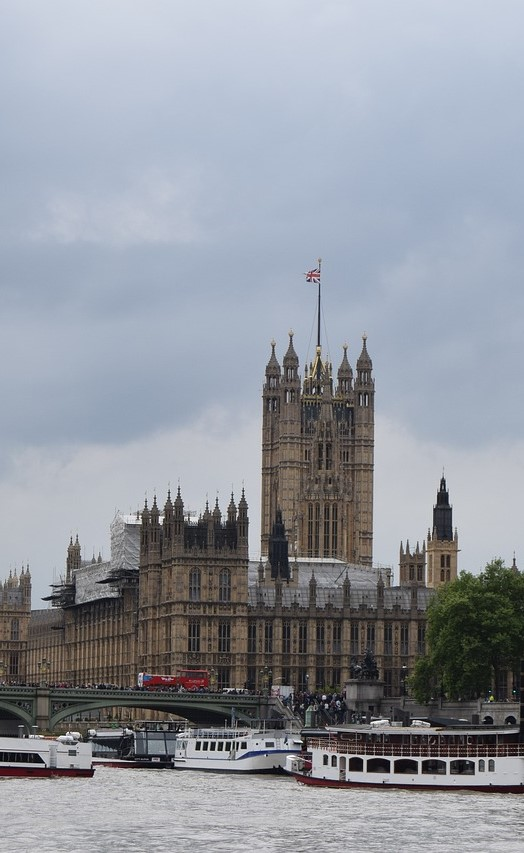
#> input picture LAB_4/datasets/img2.jpg, 524 x 853 px
$ python test.py
#> lines starting #> are read from the running program, lines starting #| are printed output that depends on the picture
import cv2
import numpy as np


def warpImages(img1, img2, H):
    rows1, cols1 = img1.shape[:2]
    rows2, cols2 = img2.shape[:2]
    listPoints1 = np.float32([[0, 0], [0, rows1], [cols1, rows1], [cols1, 0]]).reshape(
        -1, 1, 2
    )
    tempPoints2 = np.float32([[0, 0], [0, rows2], [cols2, rows2], [cols2, 0]]).reshape(
        -1, 1, 2
    )
    listPoints2 = cv2.perspectiveTransform(tempPoints2, H)
    listPoints = np.concatenate((listPoints1, listPoints2), axis=0)
    [xMin, yMin] = np.int32(listPoints.min(axis=0).ravel() - 0.5)
    [xMax, yMax] = np.int32(listPoints.max(axis=0).ravel() + 0.5)
    translationDist = [-xMin, -yMin]
    HTranslation = np.array(
        [[1, 0, translationDist[0]], [0, 1, translationDist[1]], [0, 0, 1]]
    )
    output_img = cv2.warpPerspective(
        img2, HTranslation.dot(H), (xMax - xMin, yMax - yMin)
    )
    output_img[
        translationDist[1] : rows1 + translationDist[1],
        translationDist[0] : cols1 + translationDist[0],
    ] = img1
    return output_img


def stitchImages(img1, img2):
    # Detect keypoints
    orb = cv2.ORB_create()
    keypoints1, descriptors1 = orb.detectAndCompute(img1, None)
    keypoints2, descriptors2 = orb.detectAndCompute(img2, None)
    bf = cv2.BFMatcher(cv2.NORM_L2, crossCheck=False)
    # Find best matches
    matches = bf.match(descriptors1, descriptors2)
    matches = sorted(matches, key=lambda x: x.distance)

    matches = bf.knnMatch(descriptors1, descriptors2, k=2)

    # Filter good matches
    good_matches = []
    for m, n in matches:
        if m.distance < 0.9 * n.distance:
            good_matches.append(m)

    if len(good_matches) < 4:
        print("Not enough good matches found.")
        return None
    # Match keypoints
    src_pts = np.float32([keypoints1[m.queryIdx].pt for m in good_matches]).reshape(
        -1, 1, 2
    )
    dst_pts = np.float32([keypoints2[m.trainIdx].pt for m in good_matches]).reshape(
        -1, 1, 2
    )

    # Calculate homography matrix
    H, _ = cv2.findHomography(src_pts, dst_pts, cv2.RANSAC, 5.0)

    # Make the function resistant to outliers

    # Warp perspective of the second image
    result = warpImages(img1, img2, H)
    return result


# Load images
img1 = cv2.imread("datasets/img2.jpg")
#> img1 is the input picture: shape (853, 524, 3); mean B, G, R 158.8, 150.2, 145.7


img2 = cv2.imread("datasets/img1.jpg")
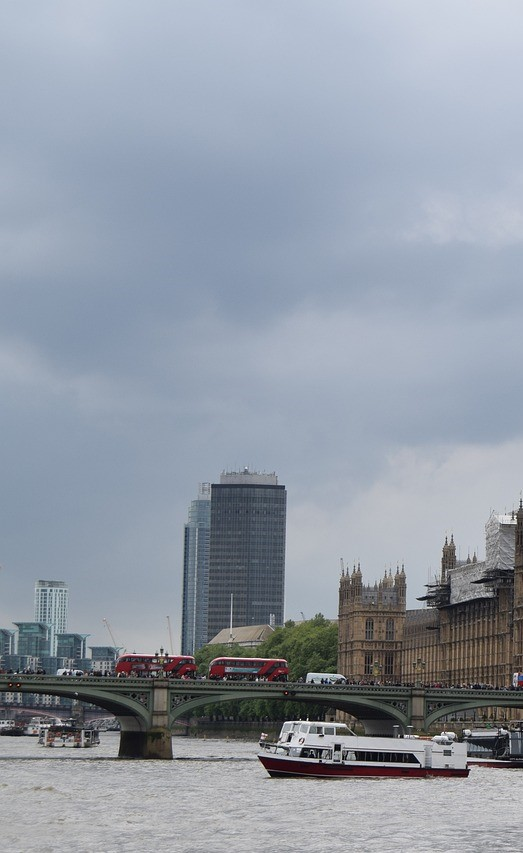
#> input picture LAB_4/datasets/img1.jpg, 523 x 853 px
#> img2 is the input picture: shape (853, 523, 3); mean B, G, R 165.5, 153.8, 145.7

panorama = stitchImages(img1, img2)
#> in stitchImages, `keypoints1, descriptors1 = orb.detectAndCompute(img1, None)`: keypoints1 = 500 keypoints; strongest (x, y, size): (242, 745, 37.2), (180, 730, 31), (222, 742, 31), (227, 742, 31)
#> in stitchImages, `keypoints2, descriptors2 = orb.detectAndCompute(img2, None)`: keypoints2 = 500 keypoints; strongest (x, y, size): (307, 719, 31), (289, 741, 31), (304, 720, 31), (321, 735, 31)
#> in stitchImages, `matches = bf.match(descriptors1, descriptors2)`: matches = 500 matches
#> after the loop in stitchImages, `for m, n in matches:`: good_matches = 115 matches
#> in stitchImages, `src_pts = np.float32([keypoints1[m.queryIdx].pt for m in good_matches]..`: src_pts = 115 rows, first 8: [92, 762], [343, 757], [196, 749], [349, 759], [482, 760], [245, 742], [64, 734], [94, 769]
#> in stitchImages, `dst_pts = np.float32([keypoints2[m.trainIdx].pt for m in good_matches]..`: dst_pts = 115 rows, first 8: [467, 762], [41, 728], [278.2, 739.6], [259.2, 756], [468.3, 763.8], [41, 722], [439, 734], [469, 769]
#> in stitchImages, `H, _ = cv2.findHomography(src_pts, dst_pts, cv2.RANSAC, 5.0)`: H = [[1.16, -0.0367, 374.9], [0.345, 0.898, 24.28], [0.00046, -9.26e-05, 1]]
#> in warpImages, `listPoints2 = cv2.perspectiveTransform(tempPoints2, H)`: listPoints2 = [[374.9, 24.28], [373, 858.3], [818.5, 835.8], [791.7, 164.9]]
#> in warpImages, `listPoints = np.concatenate((listPoints1, listPoints2), axis=0)`: listPoints = [[0, 0], [0, 853], [524, 853], [524, 0], [374.9, 24.28], [373, 858.3], [818.5, 835.8], [791.7, 164.9]]
#> in warpImages, `[xMin, yMin] = np.int32(listPoints.min(axis=0).ravel() - 0.5)`: xMin = 0
#> in warpImages, `[xMax, yMax] = np.int32(listPoints.max(axis=0).ravel() + 0.5)`: xMax = 819; yMax = 858
#> in warpImages, `translationDist = [-xMin, -yMin]`: translationDist = [0, 0]
#> in warpImages, `HTranslation = np.array( [[1, 0, translationDist[0]], [0, 1, translati..`: HTranslation = [[1, 0, 0], [0, 1, 0], [0, 0, 1]]
#> in warpImages, `output_img = cv2.warpPerspective( img2, HTranslation.dot(H), (xMax - x..`:
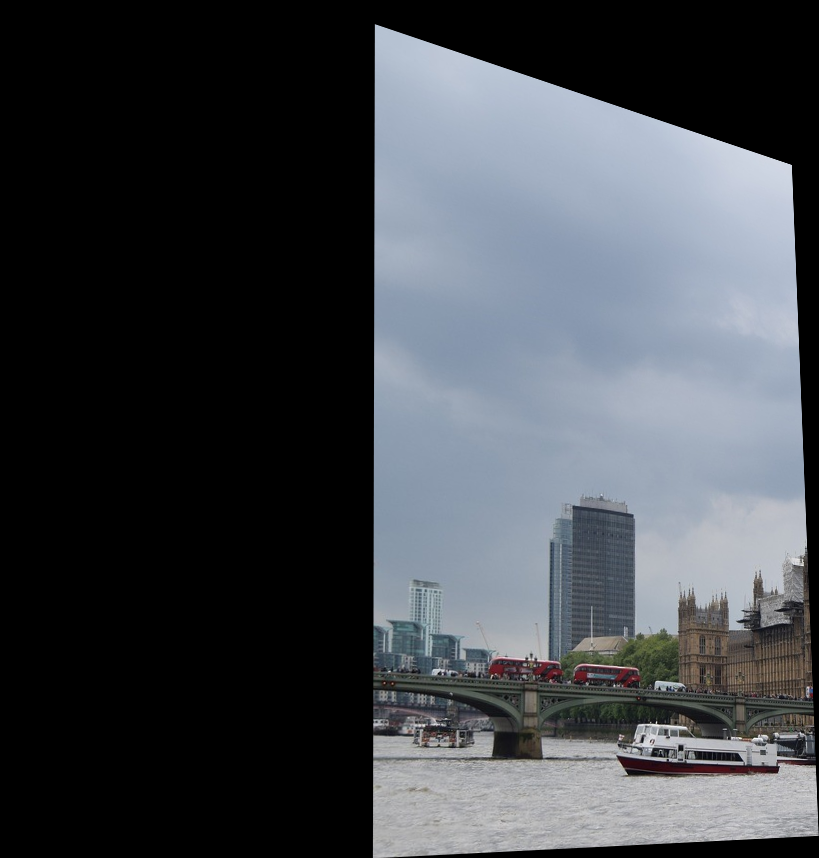
#> output_img: shape (858, 819, 3); mean B, G, R 75.5, 70.2, 66.4
#> in warpImages, `output_img[ translationDist[1] : rows1 + translationDist[1], translati..`:
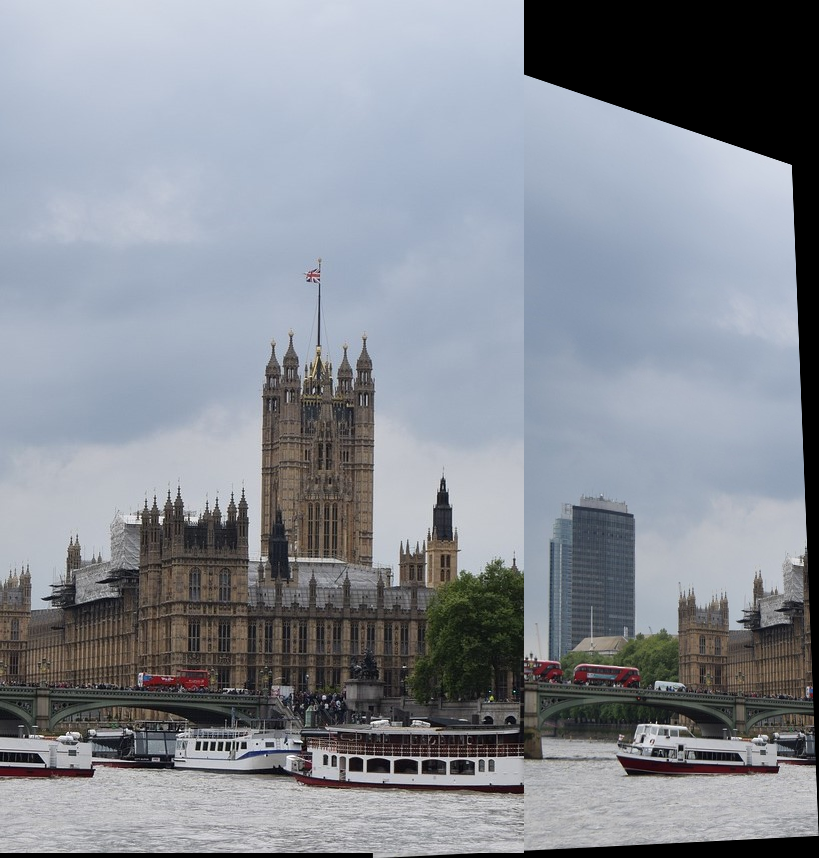
#> output_img: shape (858, 819, 3); mean B, G, R 147.8, 139.3, 134.4

# Display the result
cv2.imshow("Stitched Image", panorama)
cv2.waitKey(0)
cv2.destroyAllWindows()
